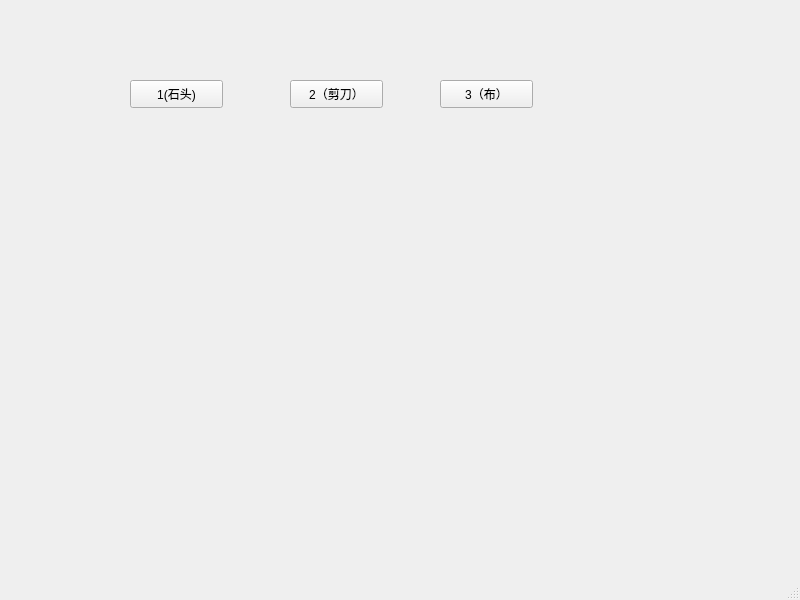
<?xml version="1.0" encoding="UTF-8"?>
<ui version="4.0">
 <class>MainWindow</class>
 <widget class="QMainWindow" name="MainWindow">
  <property name="geometry">
   <rect>
    <x>0</x>
    <y>0</y>
    <width>800</width>
    <height>600</height>
   </rect>
  </property>
  <property name="windowTitle">
   <string>MainWindow</string>
  </property>
  <widget class="QWidget" name="centralwidget">
   <widget class="QPushButton" name="shitou">
    <property name="geometry">
     <rect>
      <x>130</x>
      <y>80</y>
      <width>93</width>
      <height>28</height>
     </rect>
    </property>
    <property name="text">
     <string>1(石头)</string>
    </property>
   </widget>
   <widget class="QPushButton" name="jiandao">
    <property name="geometry">
     <rect>
      <x>290</x>
      <y>80</y>
      <width>93</width>
      <height>28</height>
     </rect>
    </property>
    <property name="text">
     <string>2（剪刀）</string>
    </property>
   </widget>
   <widget class="QPushButton" name="bu">
    <property name="geometry">
     <rect>
      <x>440</x>
      <y>80</y>
      <width>93</width>
      <height>28</height>
     </rect>
    </property>
    <property name="text">
     <string>3（布）</string>
    </property>
   </widget>
  </widget>
  <widget class="QMenuBar" name="menubar">
   <property name="geometry">
    <rect>
     <x>0</x>
     <y>0</y>
     <width>800</width>
     <height>26</height>
    </rect>
   </property>
  </widget>
  <widget class="QStatusBar" name="statusbar"/>
 </widget>
 <resources/>
 <connections/>
</ui>
